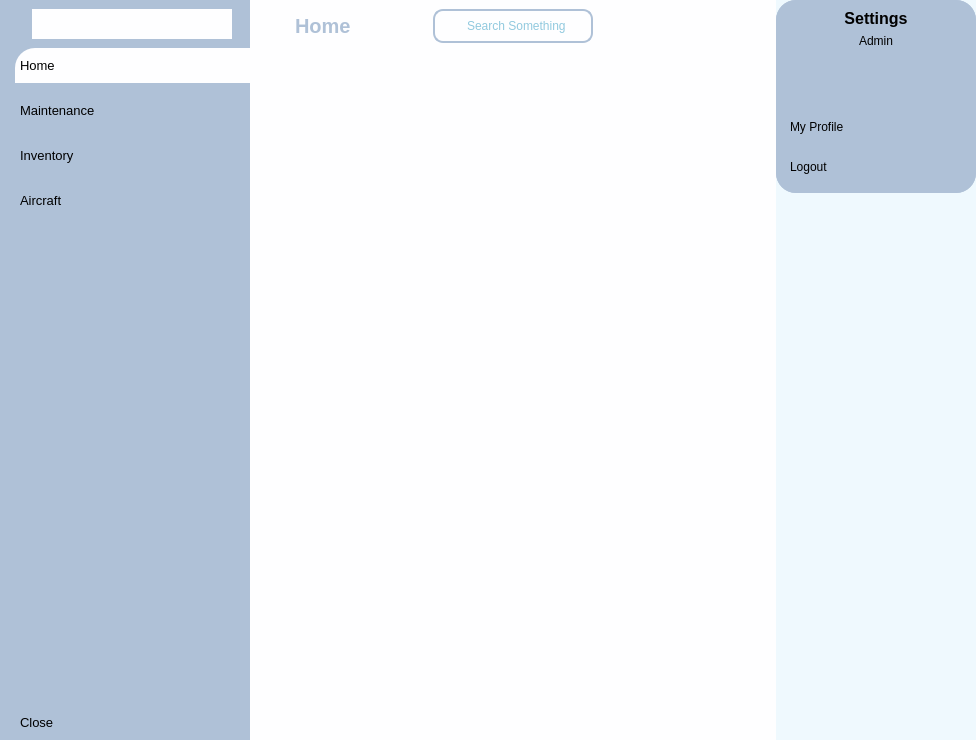
<?xml version="1.0" encoding="UTF-8"?>
<ui version="4.0">
 <class>MainWindow</class>
 <widget class="QMainWindow" name="MainWindow">
  <property name="enabled">
   <bool>true</bool>
  </property>
  <property name="geometry">
   <rect>
    <x>0</x>
    <y>0</y>
    <width>976</width>
    <height>740</height>
   </rect>
  </property>
  <property name="font">
   <font>
    <pointsize>10</pointsize>
    <kerning>false</kerning>
   </font>
  </property>
  <property name="mouseTracking">
   <bool>false</bool>
  </property>
  <property name="tabletTracking">
   <bool>false</bool>
  </property>
  <property name="contextMenuPolicy">
   <enum>Qt::DefaultContextMenu</enum>
  </property>
  <property name="acceptDrops">
   <bool>false</bool>
  </property>
  <property name="windowTitle">
   <string notr="true">Aircraft Maintenance Control System</string>
  </property>
  <property name="windowIcon">
   <iconset resource="home.qrc">
    <normaloff>:/logo/skyolympos_logo_son.png</normaloff>:/logo/skyolympos_logo_son.png</iconset>
  </property>
  <property name="styleSheet">
   <string notr="true"/>
  </property>
  <property name="toolButtonStyle">
   <enum>Qt::ToolButtonIconOnly</enum>
  </property>
  <property name="animated">
   <bool>true</bool>
  </property>
  <property name="unifiedTitleAndToolBarOnMac">
   <bool>false</bool>
  </property>
  <widget class="QWidget" name="centralwidget">
   <property name="styleSheet">
    <string notr="true">*{
	color: #000;
	border: none;
}

#mainFrame{
	background-color: #fefeff;
}
#logoLbl{
	background-color: #fefeff;
}
#leftMenu{
	background-color:#afc1d7;
}


#centralwidget{
	background-color:#eff9fe;
}
QLineEdit{
	background: transparent;
	color: #2596be;
}
#searchFrame{
	border-radius: 10px;
	border: 2px solid #afc1d7;
}
#appHeader{
	color: #afc1d7;
}
#headerFrame{
	background-color: #fefeff;
}


#profileContFrame,#profileCont{
	background-color: #afc1d7;
	border-radius: 20px;
}

QPushButton{
	padding: 10px 5px;
	text-align: left;
}

QPushButton:hover{
color: rgba(131,96,53,255);
}
QPushButton:pressed{
padding-left:5px;
padding-top:5px;
color:rgba(91,88,53,255)
}

QPushButton:checked{
	background-color: #fefeff;
	padding: 10px 5px;
	text-align: left;
	border-top-left-radius: 20px ;
}
</string>
   </property>
   <layout class="QHBoxLayout" name="horizontalLayout">
    <property name="spacing">
     <number>0</number>
    </property>
    <property name="leftMargin">
     <number>0</number>
    </property>
    <property name="topMargin">
     <number>0</number>
    </property>
    <property name="rightMargin">
     <number>0</number>
    </property>
    <property name="bottomMargin">
     <number>0</number>
    </property>
    <item>
     <widget class="QWidget" name="leftMenu" native="true">
      <property name="maximumSize">
       <size>
        <width>250</width>
        <height>16777215</height>
       </size>
      </property>
      <layout class="QVBoxLayout" name="verticalLayout_2">
       <property name="spacing">
        <number>0</number>
       </property>
       <property name="leftMargin">
        <number>0</number>
       </property>
       <property name="topMargin">
        <number>0</number>
       </property>
       <property name="rightMargin">
        <number>0</number>
       </property>
       <property name="bottomMargin">
        <number>0</number>
       </property>
       <item>
        <widget class="QFrame" name="leftMenuframe">
         <property name="frameShape">
          <enum>QFrame::StyledPanel</enum>
         </property>
         <property name="frameShadow">
          <enum>QFrame::Raised</enum>
         </property>
         <layout class="QVBoxLayout" name="verticalLayout_3">
          <property name="spacing">
           <number>0</number>
          </property>
          <property name="leftMargin">
           <number>15</number>
          </property>
          <property name="topMargin">
           <number>0</number>
          </property>
          <property name="rightMargin">
           <number>0</number>
          </property>
          <property name="bottomMargin">
           <number>0</number>
          </property>
          <item alignment="Qt::AlignTop">
           <widget class="QFrame" name="menuTopFrame">
            <property name="frameShape">
             <enum>QFrame::StyledPanel</enum>
            </property>
            <property name="frameShadow">
             <enum>QFrame::Raised</enum>
            </property>
            <layout class="QHBoxLayout" name="horizontalLayout_7">
             <item alignment="Qt::AlignTop">
              <widget class="QLabel" name="logoLbl">
               <property name="minimumSize">
                <size>
                 <width>30</width>
                 <height>30</height>
                </size>
               </property>
               <property name="maximumSize">
                <size>
                 <width>200</width>
                 <height>30</height>
                </size>
               </property>
               <property name="font">
                <font>
                 <pointsize>15</pointsize>
                 <weight>75</weight>
                 <bold>true</bold>
                </font>
               </property>
               <property name="text">
                <string/>
               </property>
               <property name="pixmap">
                <pixmap resource="home.qrc">:/logo/skyolympos_logo_son.png</pixmap>
               </property>
               <property name="scaledContents">
                <bool>true</bool>
               </property>
               <property name="alignment">
                <set>Qt::AlignCenter</set>
               </property>
              </widget>
             </item>
            </layout>
           </widget>
          </item>
          <item>
           <widget class="QFrame" name="frame">
            <property name="sizePolicy">
             <sizepolicy hsizetype="Preferred" vsizetype="Expanding">
              <horstretch>0</horstretch>
              <verstretch>0</verstretch>
             </sizepolicy>
            </property>
            <property name="frameShape">
             <enum>QFrame::StyledPanel</enum>
            </property>
            <property name="frameShadow">
             <enum>QFrame::Raised</enum>
            </property>
            <layout class="QVBoxLayout" name="verticalLayout_5">
             <property name="spacing">
              <number>0</number>
             </property>
             <property name="leftMargin">
              <number>0</number>
             </property>
             <property name="topMargin">
              <number>0</number>
             </property>
             <property name="rightMargin">
              <number>0</number>
             </property>
             <property name="bottomMargin">
              <number>0</number>
             </property>
             <item alignment="Qt::AlignTop">
              <widget class="QFrame" name="menuFrame">
               <property name="frameShape">
                <enum>QFrame::StyledPanel</enum>
               </property>
               <property name="frameShadow">
                <enum>QFrame::Raised</enum>
               </property>
               <layout class="QVBoxLayout" name="verticalLayout_4">
                <property name="spacing">
                 <number>10</number>
                </property>
                <property name="leftMargin">
                 <number>0</number>
                </property>
                <property name="topMargin">
                 <number>0</number>
                </property>
                <property name="rightMargin">
                 <number>0</number>
                </property>
                <property name="bottomMargin">
                 <number>0</number>
                </property>
                <item>
                 <widget class="QPushButton" name="homeBtn">
                  <property name="font">
                   <font>
                    <pointsize>10</pointsize>
                   </font>
                  </property>
                  <property name="text">
                   <string>Home</string>
                  </property>
                  <property name="icon">
                   <iconset resource="home.qrc">
                    <normaloff>:/whiteIcons/white/home.svg</normaloff>
                    <normalon>:/blueIcons/blue/home.svg</normalon>:/whiteIcons/white/home.svg</iconset>
                  </property>
                  <property name="iconSize">
                   <size>
                    <width>24</width>
                    <height>24</height>
                   </size>
                  </property>
                  <property name="checkable">
                   <bool>true</bool>
                  </property>
                  <property name="checked">
                   <bool>true</bool>
                  </property>
                  <property name="autoRepeat">
                   <bool>false</bool>
                  </property>
                  <property name="autoExclusive">
                   <bool>true</bool>
                  </property>
                 </widget>
                </item>
                <item>
                 <widget class="QPushButton" name="maintenanceBtn">
                  <property name="font">
                   <font>
                    <pointsize>10</pointsize>
                   </font>
                  </property>
                  <property name="text">
                   <string>Maintenance</string>
                  </property>
                  <property name="icon">
                   <iconset resource="home.qrc">
                    <normaloff>:/whiteIcons/white/settings.svg</normaloff>
                    <normalon>:/blueIcons/blue/settings.svg</normalon>:/whiteIcons/white/settings.svg</iconset>
                  </property>
                  <property name="iconSize">
                   <size>
                    <width>24</width>
                    <height>24</height>
                   </size>
                  </property>
                  <property name="checkable">
                   <bool>true</bool>
                  </property>
                  <property name="autoExclusive">
                   <bool>true</bool>
                  </property>
                 </widget>
                </item>
                <item>
                 <widget class="QPushButton" name="inventoryBtn">
                  <property name="font">
                   <font>
                    <pointsize>10</pointsize>
                   </font>
                  </property>
                  <property name="text">
                   <string>Inventory</string>
                  </property>
                  <property name="icon">
                   <iconset resource="home.qrc">
                    <normaloff>:/whiteIcons/white/book-open.svg</normaloff>
                    <normalon>:/blueIcons/blue/book-open.svg</normalon>:/whiteIcons/white/book-open.svg</iconset>
                  </property>
                  <property name="iconSize">
                   <size>
                    <width>24</width>
                    <height>24</height>
                   </size>
                  </property>
                  <property name="checkable">
                   <bool>true</bool>
                  </property>
                  <property name="autoExclusive">
                   <bool>true</bool>
                  </property>
                 </widget>
                </item>
                <item>
                 <widget class="QPushButton" name="aircraftBtn">
                  <property name="font">
                   <font>
                    <pointsize>10</pointsize>
                   </font>
                  </property>
                  <property name="text">
                   <string>Aircraft</string>
                  </property>
                  <property name="icon">
                   <iconset resource="home.qrc">
                    <normaloff>:/whiteIcons/white/twitter.svg</normaloff>
                    <normalon>:/blueIcons/blue/twitter.svg</normalon>:/whiteIcons/white/twitter.svg</iconset>
                  </property>
                  <property name="iconSize">
                   <size>
                    <width>24</width>
                    <height>24</height>
                   </size>
                  </property>
                  <property name="checkable">
                   <bool>true</bool>
                  </property>
                  <property name="autoExclusive">
                   <bool>true</bool>
                  </property>
                 </widget>
                </item>
               </layout>
              </widget>
             </item>
             <item>
              <widget class="QPushButton" name="exitBtn">
               <property name="font">
                <font>
                 <pointsize>10</pointsize>
                </font>
               </property>
               <property name="text">
                <string>Close</string>
               </property>
               <property name="icon">
                <iconset resource="home.qrc">
                 <normaloff>:/whiteIcons/white/x.svg</normaloff>:/whiteIcons/white/x.svg</iconset>
               </property>
               <property name="iconSize">
                <size>
                 <width>24</width>
                 <height>24</height>
                </size>
               </property>
               <property name="checkable">
                <bool>false</bool>
               </property>
               <property name="autoExclusive">
                <bool>true</bool>
               </property>
              </widget>
             </item>
            </layout>
           </widget>
          </item>
         </layout>
        </widget>
       </item>
      </layout>
     </widget>
    </item>
    <item>
     <widget class="QWidget" name="mainBody" native="true">
      <layout class="QVBoxLayout" name="verticalLayout">
       <property name="spacing">
        <number>0</number>
       </property>
       <property name="leftMargin">
        <number>0</number>
       </property>
       <property name="topMargin">
        <number>0</number>
       </property>
       <property name="rightMargin">
        <number>0</number>
       </property>
       <property name="bottomMargin">
        <number>0</number>
       </property>
       <item alignment="Qt::AlignTop">
        <widget class="QWidget" name="headerFrame" native="true">
         <layout class="QHBoxLayout" name="horizontalLayout_2">
          <property name="spacing">
           <number>0</number>
          </property>
          <property name="leftMargin">
           <number>0</number>
          </property>
          <property name="topMargin">
           <number>0</number>
          </property>
          <property name="rightMargin">
           <number>0</number>
          </property>
          <property name="bottomMargin">
           <number>10</number>
          </property>
          <item alignment="Qt::AlignLeft">
           <widget class="QWidget" name="widget" native="true">
            <layout class="QHBoxLayout" name="horizontalLayout_3">
             <property name="spacing">
              <number>0</number>
             </property>
             <property name="leftMargin">
              <number>0</number>
             </property>
             <property name="topMargin">
              <number>0</number>
             </property>
             <property name="rightMargin">
              <number>0</number>
             </property>
             <property name="bottomMargin">
              <number>0</number>
             </property>
             <item>
              <widget class="QPushButton" name="menuBtn">
               <property name="text">
                <string/>
               </property>
               <property name="icon">
                <iconset resource="home.qrc">
                 <normaloff>:/blueIcons/blue/menu.svg</normaloff>:/blueIcons/blue/menu.svg</iconset>
               </property>
               <property name="iconSize">
                <size>
                 <width>24</width>
                 <height>24</height>
                </size>
               </property>
               <property name="checkable">
                <bool>true</bool>
               </property>
               <property name="checked">
                <bool>false</bool>
               </property>
               <property name="autoRepeat">
                <bool>false</bool>
               </property>
               <property name="autoDefault">
                <bool>false</bool>
               </property>
              </widget>
             </item>
             <item>
              <widget class="QLabel" name="appHeader">
               <property name="font">
                <font>
                 <pointsize>15</pointsize>
                 <weight>75</weight>
                 <bold>true</bold>
                </font>
               </property>
               <property name="text">
                <string>Home</string>
               </property>
               <property name="textFormat">
                <enum>Qt::AutoText</enum>
               </property>
               <property name="scaledContents">
                <bool>false</bool>
               </property>
               <property name="textInteractionFlags">
                <set>Qt::LinksAccessibleByMouse|Qt::TextEditable</set>
               </property>
              </widget>
             </item>
            </layout>
           </widget>
          </item>
          <item alignment="Qt::AlignHCenter">
           <widget class="QWidget" name="widget_2" native="true">
            <layout class="QHBoxLayout" name="horizontalLayout_4">
             <item alignment="Qt::AlignTop">
              <widget class="QFrame" name="searchFrame">
               <property name="minimumSize">
                <size>
                 <width>160</width>
                 <height>0</height>
                </size>
               </property>
               <property name="frameShape">
                <enum>QFrame::StyledPanel</enum>
               </property>
               <property name="frameShadow">
                <enum>QFrame::Raised</enum>
               </property>
               <layout class="QHBoxLayout" name="horizontalLayout_5">
                <property name="spacing">
                 <number>0</number>
                </property>
                <property name="leftMargin">
                 <number>0</number>
                </property>
                <property name="topMargin">
                 <number>0</number>
                </property>
                <property name="rightMargin">
                 <number>0</number>
                </property>
                <property name="bottomMargin">
                 <number>0</number>
                </property>
                <item>
                 <widget class="QLabel" name="label_2">
                  <property name="minimumSize">
                   <size>
                    <width>30</width>
                    <height>30</height>
                   </size>
                  </property>
                  <property name="maximumSize">
                   <size>
                    <width>30</width>
                    <height>30</height>
                   </size>
                  </property>
                  <property name="text">
                   <string/>
                  </property>
                  <property name="pixmap">
                   <pixmap resource="home.qrc">:/blueIcons/blue/search.svg</pixmap>
                  </property>
                  <property name="scaledContents">
                   <bool>false</bool>
                  </property>
                 </widget>
                </item>
                <item>
                 <widget class="QLineEdit" name="lineEdit">
                  <property name="placeholderText">
                   <string>Search Something</string>
                  </property>
                 </widget>
                </item>
               </layout>
              </widget>
             </item>
            </layout>
           </widget>
          </item>
          <item alignment="Qt::AlignRight">
           <widget class="QWidget" name="widget_3" native="true">
            <layout class="QHBoxLayout" name="horizontalLayout_6">
             <property name="spacing">
              <number>0</number>
             </property>
             <property name="leftMargin">
              <number>0</number>
             </property>
             <property name="topMargin">
              <number>0</number>
             </property>
             <property name="rightMargin">
              <number>0</number>
             </property>
             <property name="bottomMargin">
              <number>0</number>
             </property>
             <item alignment="Qt::AlignRight">
              <widget class="QPushButton" name="accountBtn">
               <property name="text">
                <string/>
               </property>
               <property name="icon">
                <iconset resource="home.qrc">
                 <normaloff>:/blueIcons/blue/users.svg</normaloff>:/blueIcons/blue/users.svg</iconset>
               </property>
               <property name="iconSize">
                <size>
                 <width>32</width>
                 <height>32</height>
                </size>
               </property>
               <property name="checkable">
                <bool>true</bool>
               </property>
               <property name="checked">
                <bool>true</bool>
               </property>
               <property name="autoExclusive">
                <bool>true</bool>
               </property>
              </widget>
             </item>
            </layout>
           </widget>
          </item>
         </layout>
        </widget>
       </item>
       <item>
        <widget class="QWidget" name="mainFrame" native="true">
         <property name="sizePolicy">
          <sizepolicy hsizetype="Preferred" vsizetype="Expanding">
           <horstretch>0</horstretch>
           <verstretch>0</verstretch>
          </sizepolicy>
         </property>
        </widget>
       </item>
      </layout>
     </widget>
    </item>
    <item alignment="Qt::AlignTop">
     <widget class="QWidget" name="profileCont" native="true">
      <property name="enabled">
       <bool>true</bool>
      </property>
      <property name="minimumSize">
       <size>
        <width>100</width>
        <height>0</height>
       </size>
      </property>
      <property name="maximumSize">
       <size>
        <width>200</width>
        <height>200</height>
       </size>
      </property>
      <property name="toolTip">
       <string>&lt;html&gt;&lt;head/&gt;&lt;body&gt;&lt;p&gt;&lt;br/&gt;&lt;/p&gt;&lt;/body&gt;&lt;/html&gt;</string>
      </property>
      <property name="styleSheet">
       <string notr="true"/>
      </property>
      <layout class="QVBoxLayout" name="verticalLayout_6">
       <property name="spacing">
        <number>0</number>
       </property>
       <property name="leftMargin">
        <number>0</number>
       </property>
       <property name="topMargin">
        <number>0</number>
       </property>
       <property name="rightMargin">
        <number>0</number>
       </property>
       <property name="bottomMargin">
        <number>0</number>
       </property>
       <item alignment="Qt::AlignTop">
        <widget class="QFrame" name="profileContFrame">
         <property name="frameShape">
          <enum>QFrame::StyledPanel</enum>
         </property>
         <property name="frameShadow">
          <enum>QFrame::Raised</enum>
         </property>
         <layout class="QVBoxLayout" name="verticalLayout_7">
          <item alignment="Qt::AlignTop">
           <widget class="QLabel" name="label_3">
            <property name="font">
             <font>
              <pointsize>12</pointsize>
              <weight>75</weight>
              <bold>true</bold>
             </font>
            </property>
            <property name="text">
             <string>Settings</string>
            </property>
            <property name="alignment">
             <set>Qt::AlignCenter</set>
            </property>
           </widget>
          </item>
          <item alignment="Qt::AlignTop">
           <widget class="QLabel" name="label_4">
            <property name="text">
             <string>Admin</string>
            </property>
            <property name="alignment">
             <set>Qt::AlignCenter</set>
            </property>
           </widget>
          </item>
          <item alignment="Qt::AlignHCenter|Qt::AlignTop">
           <widget class="QLabel" name="label_5">
            <property name="minimumSize">
             <size>
              <width>50</width>
              <height>50</height>
             </size>
            </property>
            <property name="maximumSize">
             <size>
              <width>50</width>
              <height>50</height>
             </size>
            </property>
            <property name="text">
             <string/>
            </property>
            <property name="pixmap">
             <pixmap resource="home.qrc">:/whiteIcons/white/user.svg</pixmap>
            </property>
            <property name="alignment">
             <set>Qt::AlignCenter</set>
            </property>
           </widget>
          </item>
          <item>
           <widget class="QPushButton" name="myProfileBtn">
            <property name="text">
             <string>My Profile</string>
            </property>
            <property name="icon">
             <iconset resource="home.qrc">
              <normaloff>:/whiteIcons/white/user.svg</normaloff>:/whiteIcons/white/user.svg</iconset>
            </property>
           </widget>
          </item>
          <item>
           <widget class="QPushButton" name="logoutBtn">
            <property name="text">
             <string>Logout</string>
            </property>
            <property name="icon">
             <iconset resource="home.qrc">
              <normaloff>:/whiteIcons/white/log-out.svg</normaloff>:/whiteIcons/white/log-out.svg</iconset>
            </property>
           </widget>
          </item>
         </layout>
        </widget>
       </item>
      </layout>
     </widget>
    </item>
   </layout>
  </widget>
 </widget>
 <resources>
  <include location="home.qrc"/>
 </resources>
 <connections>
  <connection>
   <sender>menuBtn</sender>
   <signal>toggled(bool)</signal>
   <receiver>leftMenu</receiver>
   <slot>setHidden(bool)</slot>
   <hints>
    <hint type="sourcelabel">
     <x>269</x>
     <y>31</y>
    </hint>
    <hint type="destinationlabel">
     <x>124</x>
     <y>369</y>
    </hint>
   </hints>
  </connection>
  <connection>
   <sender>accountBtn</sender>
   <signal>toggled(bool)</signal>
   <receiver>profileCont</receiver>
   <slot>setHidden(bool)</slot>
   <hints>
    <hint type="sourcelabel">
     <x>747</x>
     <y>27</y>
    </hint>
    <hint type="destinationlabel">
     <x>875</x>
     <y>97</y>
    </hint>
   </hints>
  </connection>
  <connection>
   <sender>exitBtn</sender>
   <signal>clicked()</signal>
   <receiver>MainWindow</receiver>
   <slot>close()</slot>
   <hints>
    <hint type="sourcelabel">
     <x>189</x>
     <y>717</y>
    </hint>
    <hint type="destinationlabel">
     <x>306</x>
     <y>766</y>
    </hint>
   </hints>
  </connection>
 </connections>
</ui>
